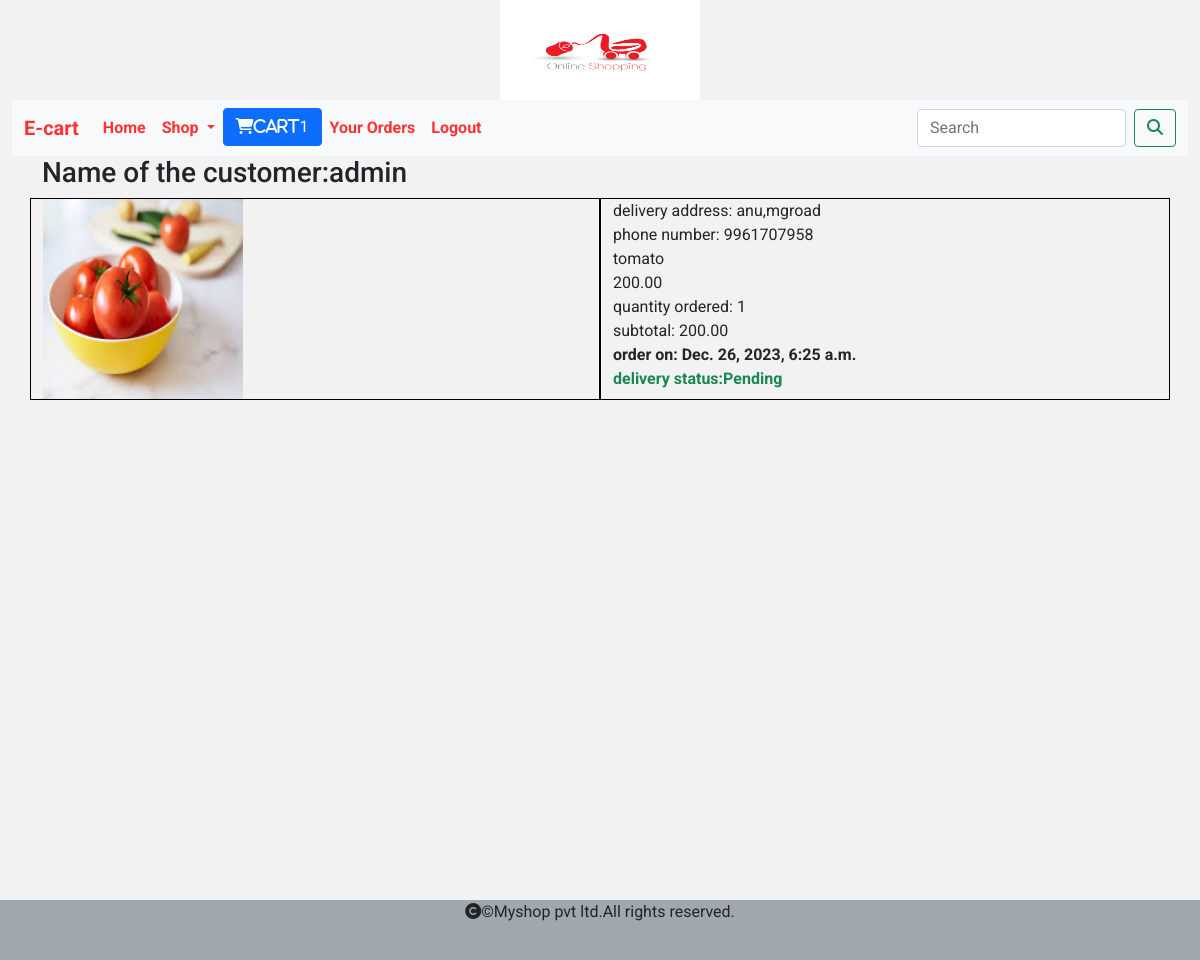
/cart/yourorders (signed in), run on the app's committed database.
### cart/models.py (models this page shows, shortened)
class Orders(models.Model):
    user=models.ForeignKey(User,on_delete=models.CASCADE)
    products=models.ForeignKey(Product,on_delete=models.CASCADE)
    address=models.TextField()
    phone=models.CharField(max_length=100)
    order_status=models.CharField(max_length=30,default="Pending")
    delivery_status=models.CharField(max_length=30,default="Pending")
    noofitems=models.IntegerField()
    date_added=models.DateTimeField(auto_now_add=True)
    def subtotal(self):
        return self.noofitems*self.products.price

### shop/models.py (models this page shows, shortened)
class Product(models.Model):
    name=models.CharField(max_length=250,unique=True)
    slug=models.SlugField(max_length=250,unique=True)
    description=models.TextField(blank=True)
    price=models.DecimalField(max_digits=10,decimal_places=2)
    category=models.ForeignKey(Category,on_delete=models.CASCADE)
    image=models.ImageField(upload_to="img/products",null=True,blank=True)
    stock=models.IntegerField()
    available=models.BooleanField(default=True)
    created=models.DateTimeField(auto_now_add=True)
    updated=models.DateTimeField(auto_now=True)

### cart/views.py (the view)
# urls.py: path('yourorders',views.u_r_orders,name="u_r_orders"),
@login_required
def u_r_orders(request):
    user= request.user
    o= Orders.objects.filter(user=user,order_status="paid")
    return render(request,'your orders.html',{'o':o,'name':user})

### cart/context_processors.py (called while the page is built)
def counter(request):
    item_count=0
    if request.user.is_authenticated:
        user=request.user
        try:
            cart=Cart.objects.filter(user=user)
            for i in cart:
               item_count+=i.quantity
        except Cart.DoesNotExist:
                item_count=0
    return {'item_count':item_count}

### shop/context_processors.py (called while the page is built)
def menu_links(request):
    links=Category.objects.all()
    return {'links':links}

### templates/your orders.html
{% extends 'base.html' %}
{% load static %}
{% block content %}
<div class="container" style="margin-bottom:420px;">
  <div class="row max-auto">
  <h3>Name of the customer:{{name}}</h3>
    {% for p in o %}
    <div class="col-sm-6" style="border:1px solid black;">
      <img src="{{p.products.image.url}}" height="200px;" width="200px;" alt="{p.products.image.url}}">
    </div>
    <div class="col-sm-6" style="border:1px solid black;">
        delivery address: {{p.address}}<br>
        phone number: {{p.phone}}<br>
        {{p.products.name}}<br>
        {{p.products.price}}<br>
        quantity ordered: {{p.noofitems}}<br>
        subtotal: {{p.subtotal}}<br>
        <strong>order on: {{p.date_added}}</strong><br>
        <strong class="text-success">delivery status:{{p.delivery_status}}</strong>
      </div>
      {% endfor %}
    </div>
</div>
</div>
{% endblock %}

### static/css/custom.css (style rules this page uses)
body { font-family: 'Roboto', sans-serif; background-color: #f2f2f2; }

### data on the page
Orders: products.image (picture), address "anu,mgroad", phone "9961707958", products.name "tomato", products.price "200.00", noofitems "1", subtotal "200.00", date_added "Dec. 26, 2023, 6:25 a.m.", delivery_status "Pending"

### other printed values
{{ item_count }} "1"
{{ name }} "admin"
